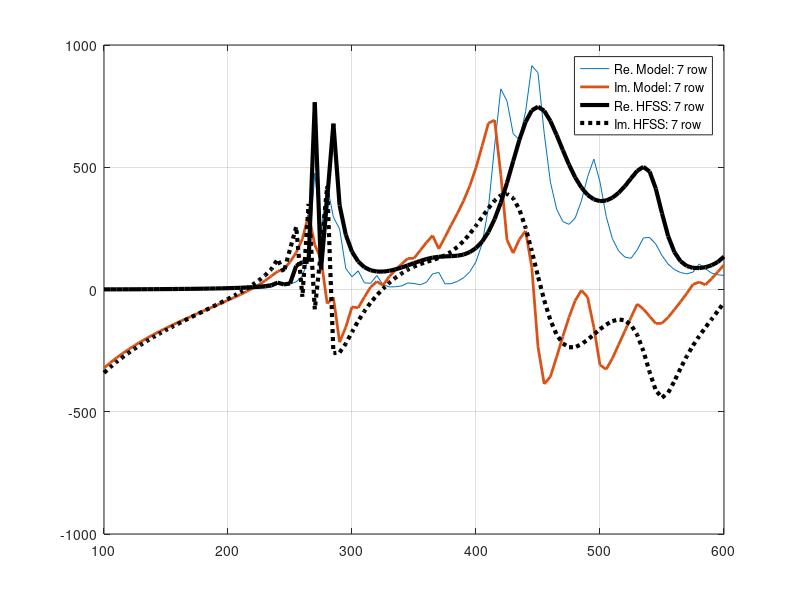
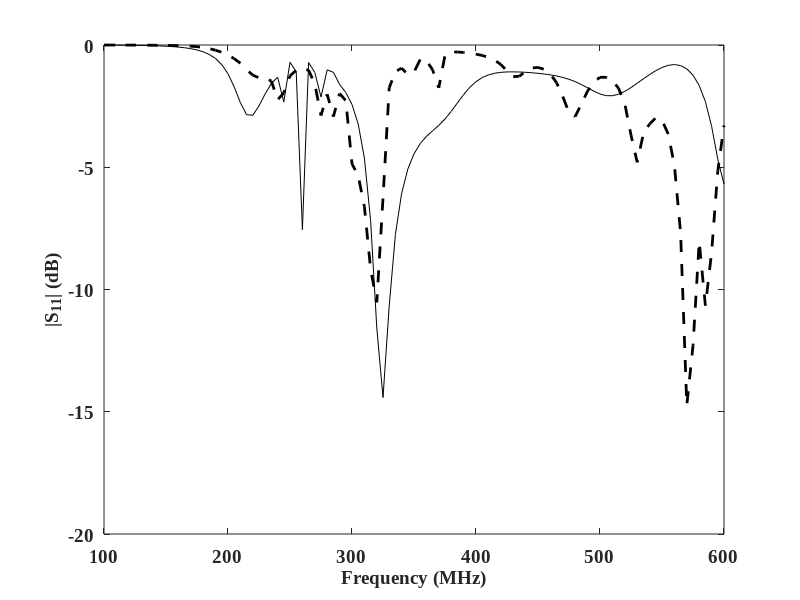

Source code (MATLAB) for these figures, in order:
clc
clear all
%%%%%%%%%%%%%%%%%%%%%%%%%cst
% 
load ('sept25.mat');
% 
plot(f*1e-6, real(Zin), f*1e-6, imag(Zin),'linewidth',2)
hold on
% 

hs_hfss=importdata('Zin_7row_HFSS.csv');
S1=hs_hfss.data;
Freq = S1(:,1);
S11=S1(:,2);%1raw
plot(Freq,S11,'k','LineWidth',3);

hold on
S11=S1(:,3);%1raw
plot(Freq,S11,':k','LineWidth',3);

hold off
legend('Re. Model: 7 row','Im. Model: 7 row','Re. HFSS: 7 row','Im. HFSS: 7 row');
grid on
figure



% hold on
% x=hs1.Frequencies./10^9;
% plot(x,-10,'-k','LineWidth',.5);
set(gca,'fontsize',14,'fontweight','b','FontName','Times New Roman');
% title('Sine Function','fontsize',12,'fontweight','b','FontName','Times New Roman');
xlabel('Frequency (MHz)','fontsize',14,'fontweight','b','FontName','Times New Roman');
ylabel('Input Impedance(\Omega)','fontsize',14,'fontweight','b','FontName','Times New Roman');

% S11=S1(:,3);%3raw
% plot(Freq,S11,':r','LineWidth',3);
% 
% 
% hold on
% 
% S11=S1(:,4);%5raw
% plot(Freq,S11,':g','LineWidth',3);
% 
% hold on
% 
S11_h=20*log10(abs((S1(:,2)+j*S1(:,3)-50)./(S1(:,2)+j*S1(:,3)+50)));%7raw
S11_m=20*log10(abs((Zin-50)./(Zin+50)));
plot(Freq,S11_h,'k',f*1e-6, S11_m, '--k','LineWidth',2);
hold on



% hold on
% x=hs1.Frequencies./10^9;
% plot(x,-10,'-k','LineWidth',.5);
set(gca,'fontsize',14,'fontweight','b','FontName','Times New Roman');
% title('Sine Function','fontsize',12,'fontweight','b','FontName','Times New Roman');
xlabel('Frequency (MHz)','fontsize',14,'fontweight','b','FontName','Times New Roman');
ylabel('|S_{11}| (dB)','fontsize',14,'fontweight','b','FontName','Times New Roman');
